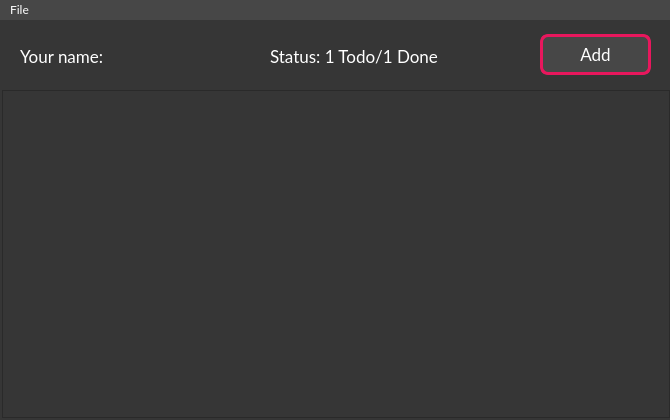
<?xml version="1.0" encoding="UTF-8"?>
<ui version="4.0">
 <class>MainWindow</class>
 <widget class="QMainWindow" name="MainWindow">
  <property name="geometry">
   <rect>
    <x>0</x>
    <y>0</y>
    <width>670</width>
    <height>420</height>
   </rect>
  </property>
  <property name="font">
   <font>
    <family>Lato</family>
    <pointsize>12</pointsize>
   </font>
  </property>
  <property name="windowTitle">
   <string>Todo</string>
  </property>
  <property name="styleSheet">
   <string notr="true">*{
	font-family: Lato;
	font-size: 12;
}

QMainWindow{
	background-color: #363636;
}

QMenu::item:selected {
background: rgb(148, 148, 148);
}

QLabel{
	color: white;
}</string>
  </property>
  <widget class="QWidget" name="centralwidget">
   <widget class="QLabel" name="fullNameLabel">
    <property name="geometry">
     <rect>
      <x>20</x>
      <y>26</y>
      <width>101</width>
      <height>20</height>
     </rect>
    </property>
    <property name="font">
     <font>
      <family>Lato</family>
      <pointsize>13</pointsize>
     </font>
    </property>
    <property name="text">
     <string>Your name:</string>
    </property>
   </widget>
   <widget class="QLabel" name="statusLabel">
    <property name="geometry">
     <rect>
      <x>270</x>
      <y>26</y>
      <width>171</width>
      <height>20</height>
     </rect>
    </property>
    <property name="font">
     <font>
      <family>Lato</family>
      <pointsize>13</pointsize>
     </font>
    </property>
    <property name="text">
     <string>Status: 1 Todo/1 Done</string>
    </property>
   </widget>
   <widget class="QScrollArea" name="scrollArea">
    <property name="geometry">
     <rect>
      <x>2</x>
      <y>70</y>
      <width>668</width>
      <height>328</height>
     </rect>
    </property>
    <property name="styleSheet">
     <string notr="true">background-color: #363636;</string>
    </property>
    <property name="widgetResizable">
     <bool>true</bool>
    </property>
    <widget class="QWidget" name="scrollContents">
     <property name="geometry">
      <rect>
       <x>0</x>
       <y>0</y>
       <width>666</width>
       <height>326</height>
      </rect>
     </property>
    </widget>
   </widget>
   <widget class="QPushButton" name="addTaskButton">
    <property name="geometry">
     <rect>
      <x>540</x>
      <y>14</y>
      <width>111</width>
      <height>41</height>
     </rect>
    </property>
    <property name="font">
     <font>
      <family>Lato</family>
      <pointsize>13</pointsize>
     </font>
    </property>
    <property name="cursor">
     <cursorShape>PointingHandCursor</cursorShape>
    </property>
    <property name="autoFillBackground">
     <bool>false</bool>
    </property>
    <property name="styleSheet">
     <string notr="true">QPushButton{
	background-color: #474747;
	border: 3px solid #e8175d;
	border-radius: 8px;
	color: white;
}

QPushButton:hover{
	background-color: #e8175d;
}</string>
    </property>
    <property name="text">
     <string>Add</string>
    </property>
    <property name="checkable">
     <bool>false</bool>
    </property>
    <property name="autoDefault">
     <bool>false</bool>
    </property>
    <property name="default">
     <bool>false</bool>
    </property>
   </widget>
  </widget>
  <widget class="QMenuBar" name="menubar">
   <property name="geometry">
    <rect>
     <x>0</x>
     <y>0</y>
     <width>670</width>
     <height>20</height>
    </rect>
   </property>
   <property name="styleSheet">
    <string notr="true">color: #fff;
background-color: #474747;</string>
   </property>
   <widget class="QMenu" name="menuFile">
    <property name="styleSheet">
     <string notr="true"/>
    </property>
    <property name="title">
     <string>File</string>
    </property>
    <addaction name="actionAdd_Task"/>
    <addaction name="separator"/>
    <addaction name="actionLogout"/>
    <addaction name="separator"/>
    <addaction name="actionExit"/>
   </widget>
   <addaction name="menuFile"/>
  </widget>
  <action name="actionLogout">
   <property name="text">
    <string>Logout</string>
   </property>
  </action>
  <action name="actionExit">
   <property name="text">
    <string>Exit</string>
   </property>
  </action>
  <action name="actionAdd_Task">
   <property name="text">
    <string>Add Task</string>
   </property>
  </action>
 </widget>
 <resources/>
 <connections/>
</ui>
